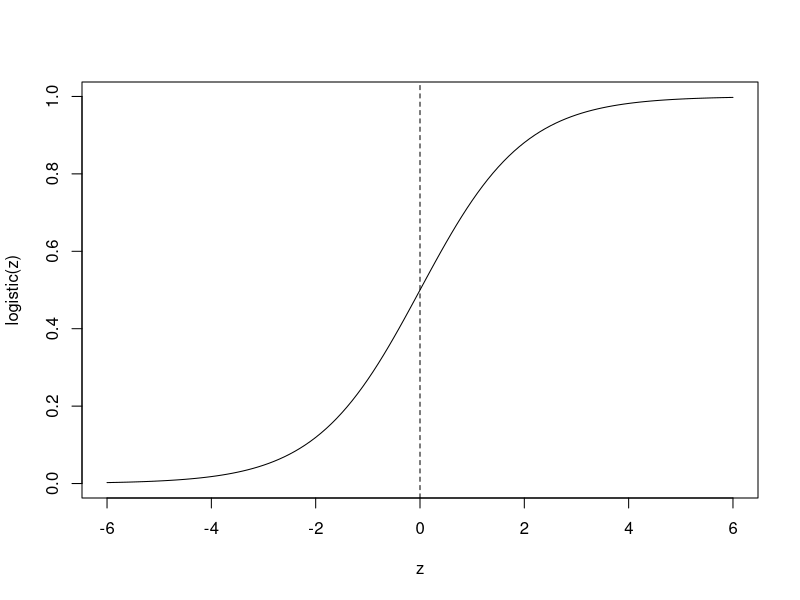
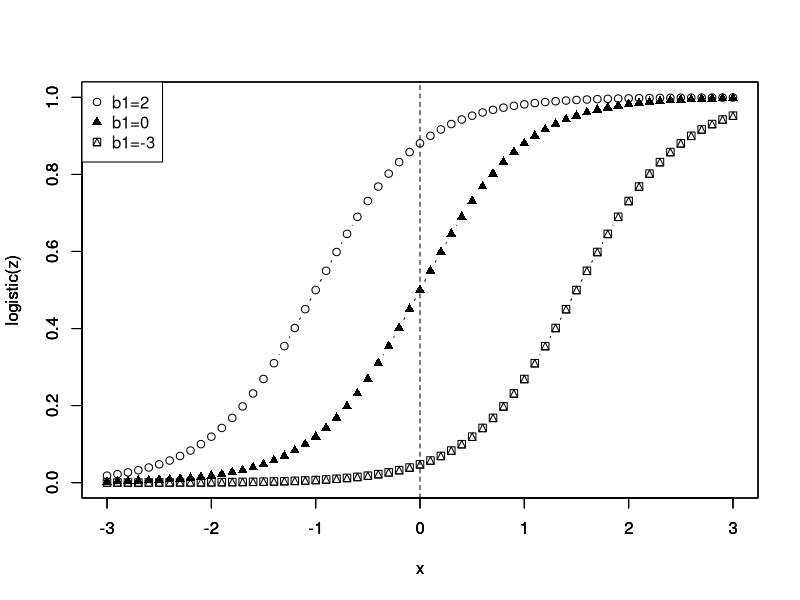
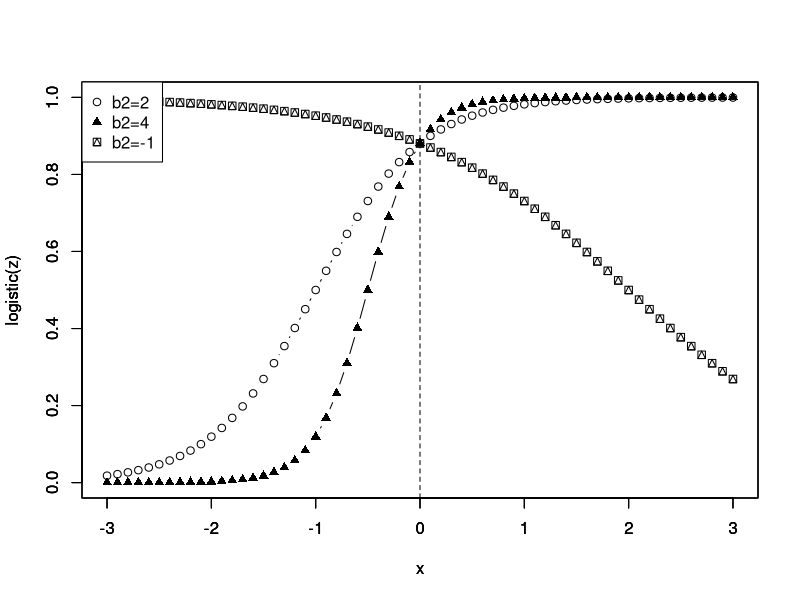

Source code (R) for these figures, in order:
# ロジステック関数の定義と図示
logistic <- function(z) 1 / (1+exp(-z))
z <- seq(-6, 6, 0.1)
plot(z, logistic(z), type = "l")
abline(v = 0, lty="dashed")

x <- seq(-3, 3, 0.1)
beta1 <- 2
beta2 <- 2
z = beta1 + beta2*x
plot(x, logistic(z), type = "b", pch = c(21), xlim = c(-3,3), ylim = c(0,1.0))

par(new=T)
beta1 <- 0
z = beta1 + beta2*x
plot(x, logistic(z), type = "b", pch = c(17), xlim = c(-3,3), ylim = c(0,1.0))
z

par(new=T)
beta1 <- -3
z = beta1 + beta2*x
plot(x, logistic(z), type = "b", pch = c(14), xlim = c(-3,3), ylim = c(0,1.0))

abline(v = 0, lty="dashed")
legend("topleft", legend = c(
  paste0("b1=", as.character(2)),
  paste0("b1=", as.character(0)),
  paste0("b1=", as.character(-3))
  ),pch = c(21,17,14)
  )

x <- seq(-3, 3, 0.1)
beta1 <- 2
beta2 <- 2
z = beta1 + beta2*x
plot(x, logistic(z), type = "b", pch = c(21), xlim = c(-3,3), ylim = c(0,1.0))

par(new=T)
beta2 <- 4
z = beta1 + beta2*x
plot(x, logistic(z), type = "b", pch = c(17), xlim = c(-3,3), ylim = c(0,1.0))
z

par(new=T)
beta2 <- -1
z = beta1 + beta2*x
plot(x, logistic(z), type = "b", pch = c(14), xlim = c(-3,3), ylim = c(0,1.0))

abline(v = 0, lty="dashed")
legend("topleft", legend = c(
  paste0("b2=", as.character(2)),
  paste0("b2=", as.character(4)),
  paste0("b2=", as.character(-1))
),pch = c(21,17,14)
)